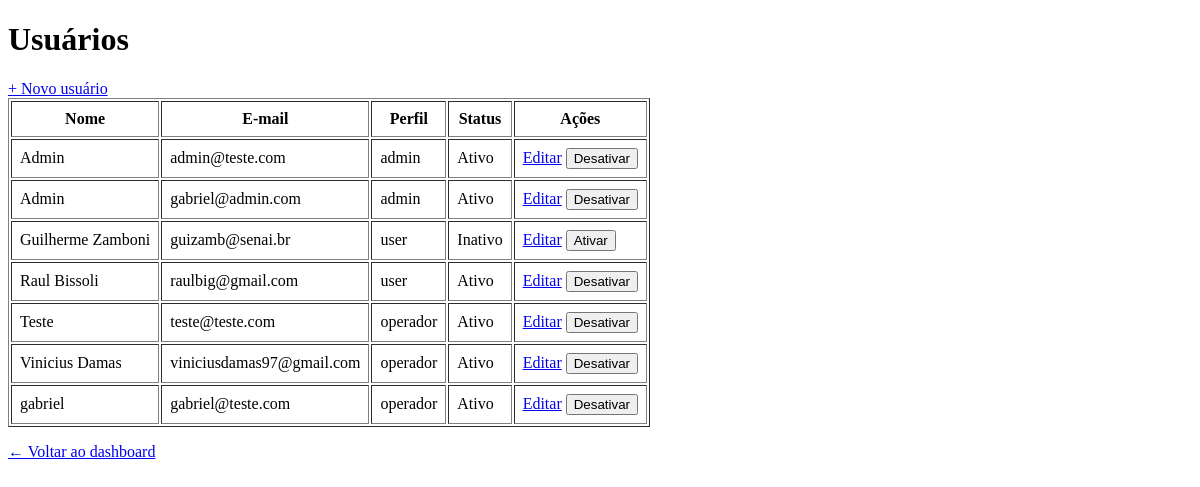
The page /usuarios/ (signed in) on the database as committed earlier.
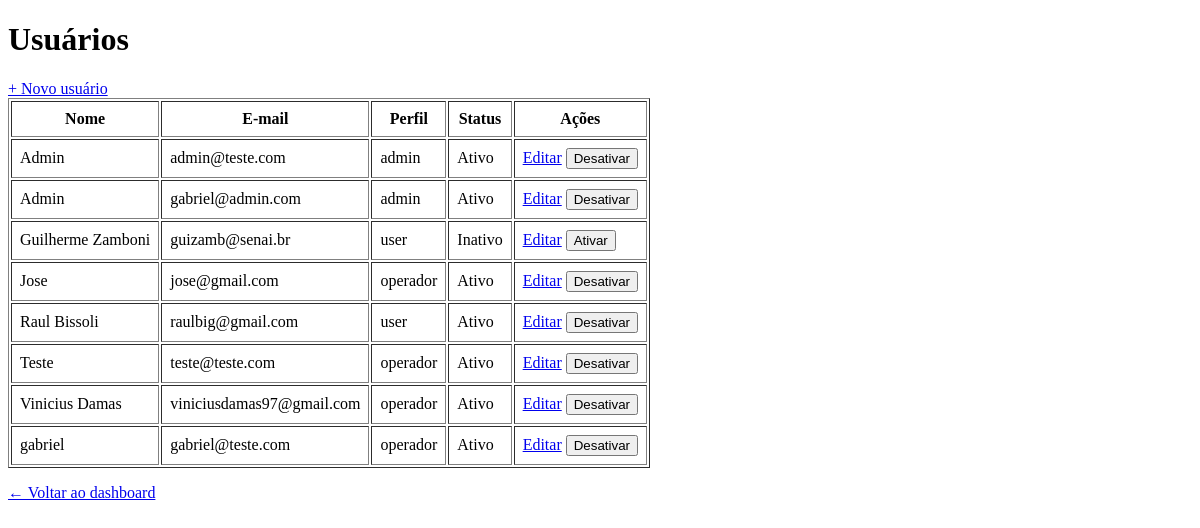
The same page on the database as committed later.
### app/models/usuario.py (models this page shows)
class Usuario(Base):
    __tablename__ = "usuarios"
    id = Column(Integer, primary_key=True, autoincrement=True)
    nome = Column(String(100), nullable=False)
    email = Column(String(100), unique=True, index=True, nullable=False)
    senha_hash = Column(String(255), nullable=False)
    role = Column(String(20), nullable=False, default="operador")
    ativo = Column(Boolean, default=True)
    criando_em = Column(DateTime, server_default=func.now())

### app/controllers/admin_controller.py (the view)
@router.get("/")
def exibir_usuarios(
    request: Request,
    db: Session = Depends(get_db),
    admin = Depends(get_admin) , # Bloqueia o acesso para usuarios não autenticados ou sem privilégios de administrador
):
    usuarios = db.query(Usuario).order_by(Usuario.nome).all()
    return templates.TemplateResponse(
        request,
        "usuarios/index.html",
        {
            "request": request,
            "usuario": admin, # Passa o usuário logado para o template
            "usuarios": usuarios
        }
    )

### app/templates/usuarios/index.html (shortened to what this page needs)
<!DOCTYPE html>
<html lang="pt-br">
<head>
</head>
<body>
    <h1>Usuários</h1>
    <a href="/usuarios/novo">+ Novo usuário</a>
    <table border="1" cellpadding="8">
        <thead>
            <tr>
                <th>Nome</th>
                <th>E-mail</th>
                <th>Perfil</th>
                <th>Status</th>
                <th>Ações</th>
            </tr>
        </thead>
        <tbody>
            {% for u in usuarios %}
            <tr>
                <td>{{ u.nome }}</td>
                <td>{{ u.email }}</td>
                <td>{{ u.role }}</td>
                <td>{{ "Ativo" if u.ativo else "Inativo" }}</td>
                <td>
                    <a href="/usuarios/{{ u.id }}/editar">Editar</a>
                    <form action="/usuarios/{{ u.id }}/toggle-ativo" method="post" style="display:inline">
                        <button type="submit">
                            {{ "Desativar" if u.ativo else "Ativar" }}
                        </button>
                    </form>
                </td>
            </tr>
            {% endfor %}
        </tbody>
    </table>
    <p><a href="/">← Voltar ao dashboard</a></p>
</body>
</html>

Rows that differ between the two databases and show on the page:
added Usuario: nome "Jose", email "jose@gmail.com", role "operador", ativo "Ativo", ativo "Desativar"
